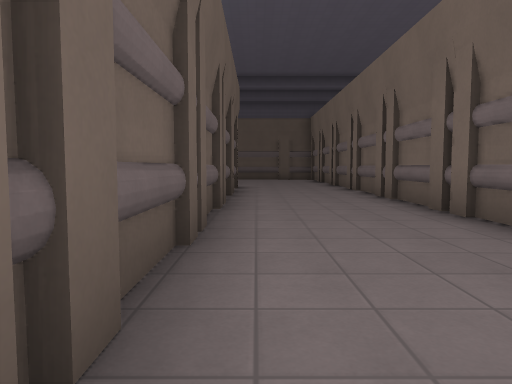
View 1 (above)

16 first-person views from a walk through a Godot game level. The camera is 1.2 m above the floor, tilts 4° down and sees 70° across. The floor is counted in squares, 2 m on a side. Each view is taken from the middle of a square. On the plan, view 1 faces up. The plan holds only what a view shows up to about 10 squares ahead; the rest is blank. The place goes on beyond the plan. Characters and animated objects are not drawn. Door leaves are left out where a doorway can be walked through. Some surface patterns are stand-ins.

View 2
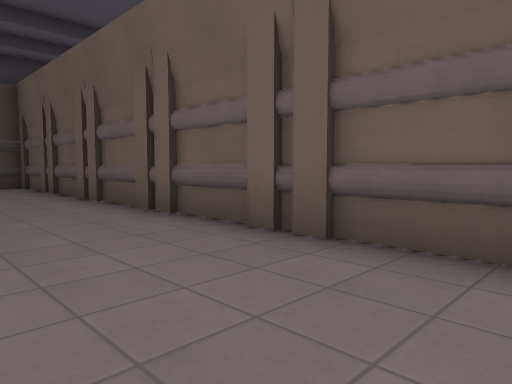

View 3
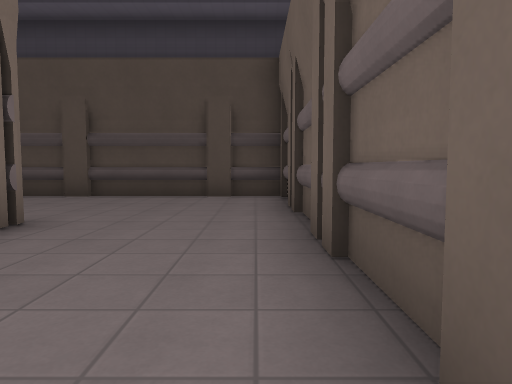

View 4
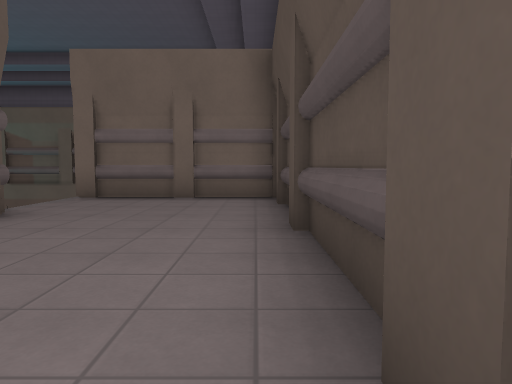

View 5
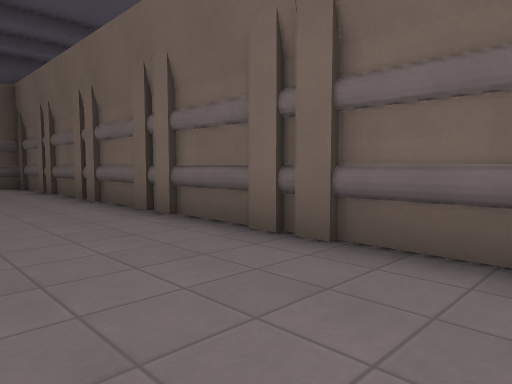

View 6
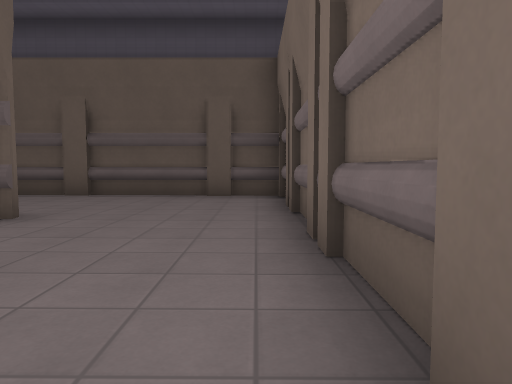

View 7
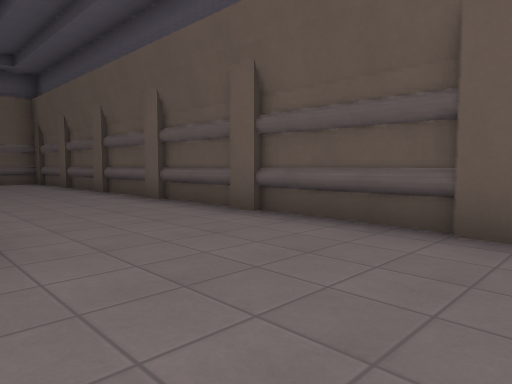

View 8
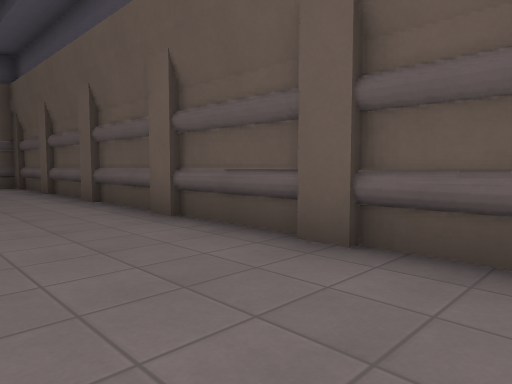

View 9
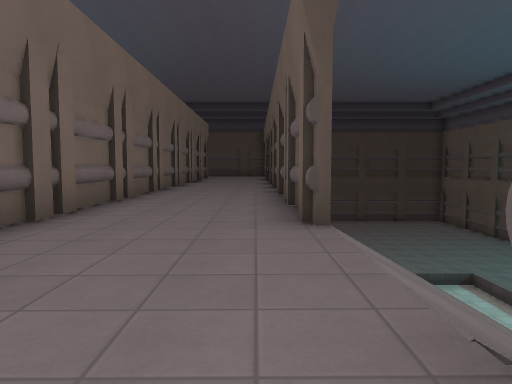

View 10
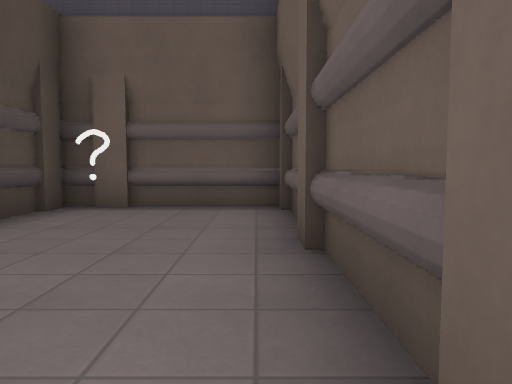

View 11
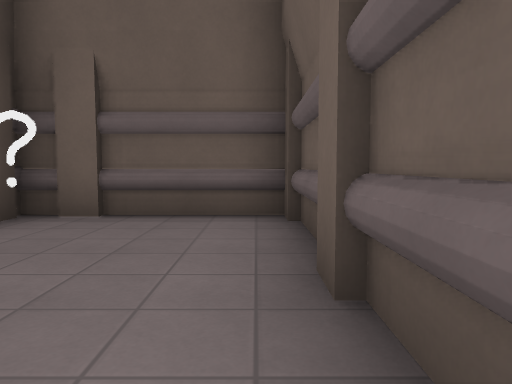

View 12
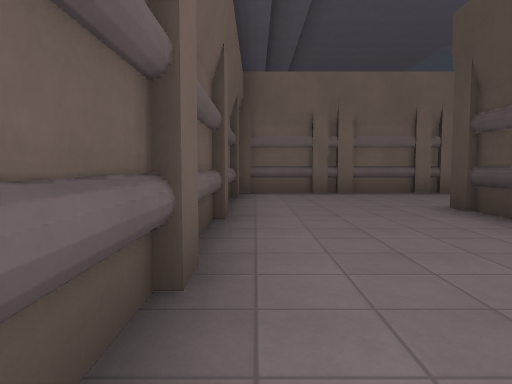

View 13
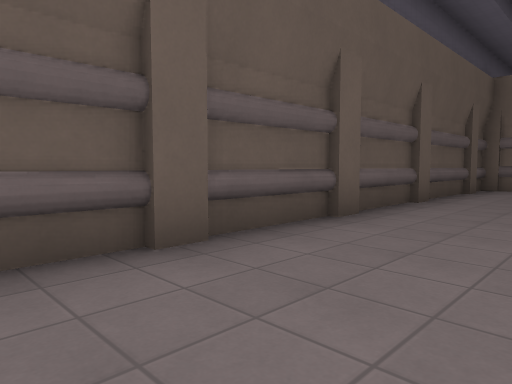

View 14
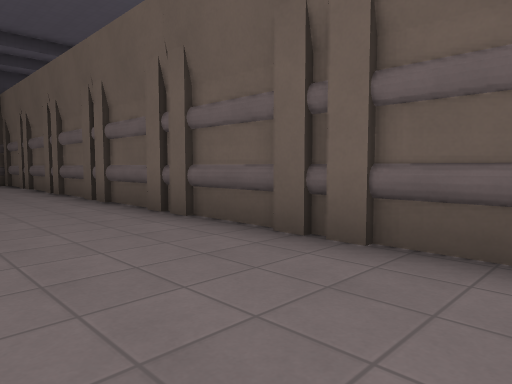

View 15
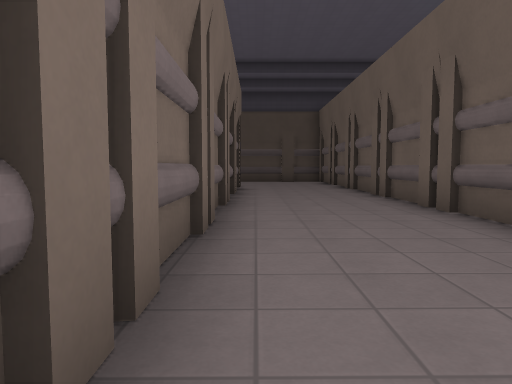

View 16
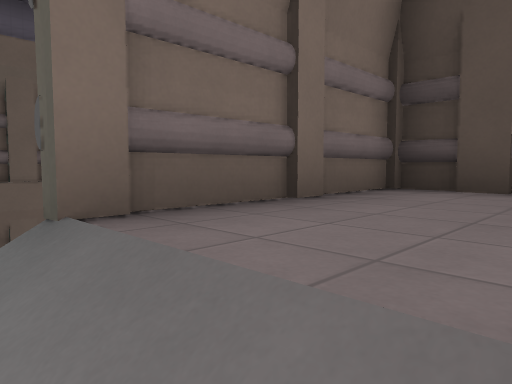

### Floor plan
Key: @ floor where view 1 was taken; # wall or solid block; . main floor; - floor 0.75 m lower than the main floor; _ floor 5.5 m lower than the main floor; / step, stairs or slope; v drop or lower ground.
Columns run from 12 left of view 1 to 10 right of it. Each row starts with its distance up from view 1.
 17  ##############
 16 #..............#
 15 #..............#
 14 #..............#
 13  #_       /#...#
 12           //...#
 11           //...#
 10           _/...#
  9             ...#
  8             ...#
  7             ...#
  6       v    #...#
  5      vv    #...#
  4      vv    #...#
  3            #...#
  2            #...#
  1            #...
  0            #@..
 -1            #...
 -2            #...
 -3            #...
 -4            #...  //-
 -5            #.......#
 -6            #.......#
 -7            #.......#
 -8            #.......# vv
 -9             #######

Where each view was taken, in squares from view 1:
view 1: 0 up, 0 right, facing up
view 2: 3 up, 2 right, facing down-left
view 3: 1 down, 0 right, facing down
view 4: 8 down, 0 right, facing right
view 5: 5 up, 0 right, facing up-right
view 6: 9 up, 2 right, facing up
view 7: 13 up, 2 right, facing up-left
view 8: 14 up, 0 right, facing up-left
view 9: 14 up, 0 right, facing down
view 10: 16 up, 6 left, facing left
view 11: 16 up, 7 left, facing left
view 12: 16 up, 6 left, facing right
view 13: 14 up, 8 left, facing up-right
view 14: 5 up, 2 right, facing down-left
view 15: 6 up, 2 right, facing down
view 16: 4 down, 5 right, facing down-right
